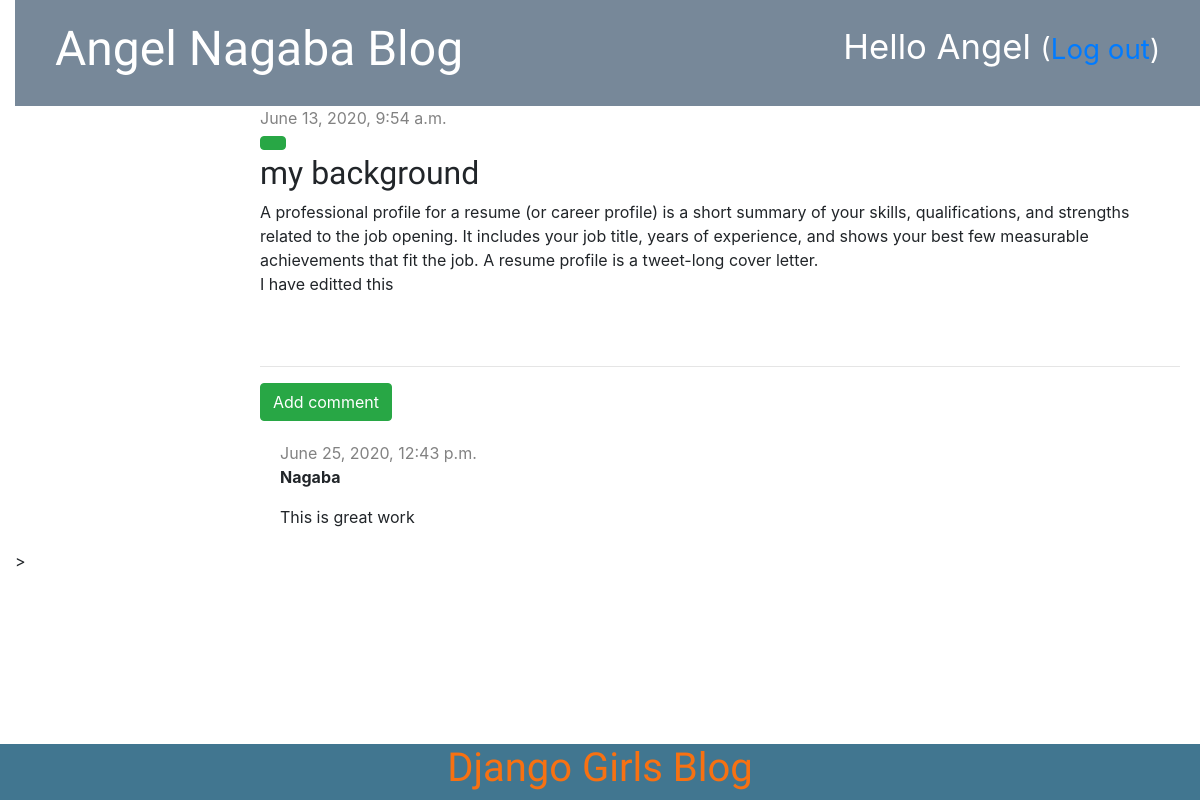
The page /post/3/ (signed in) on the database as committed earlier.
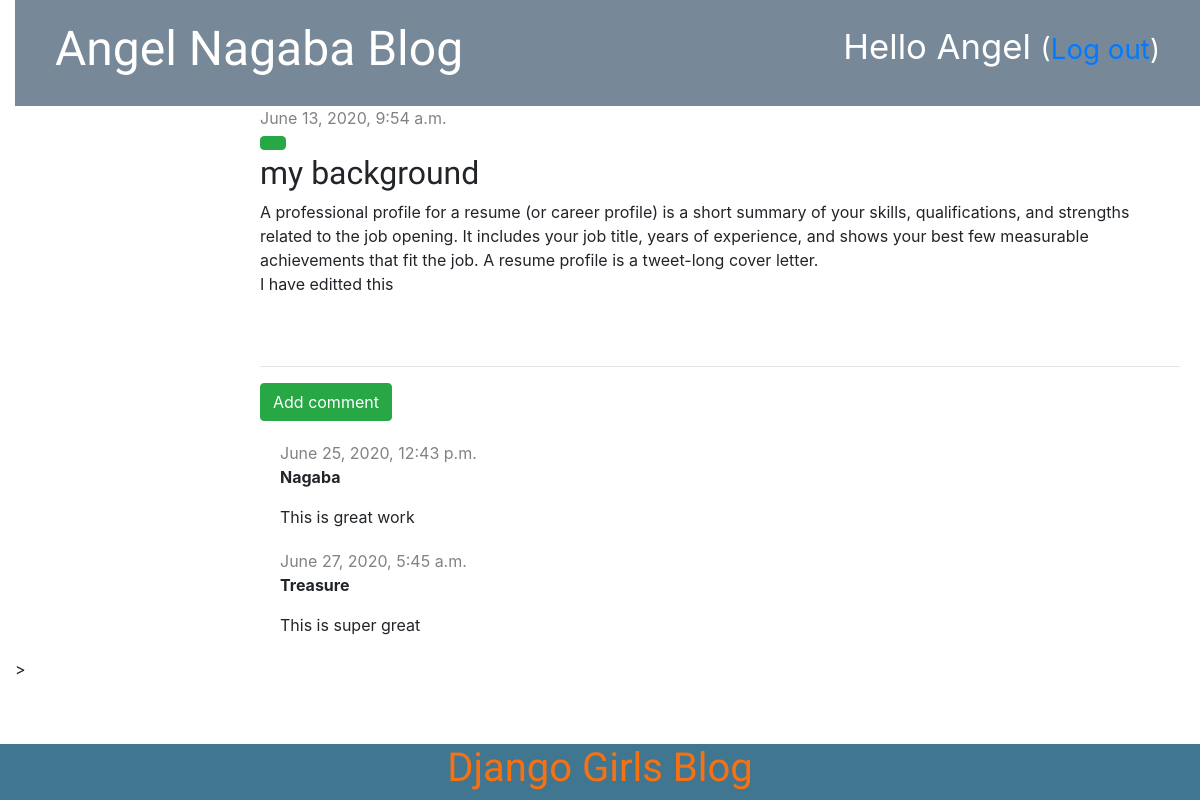
The same page on the database as committed later.
### blog/models.py (models this page shows, shortened)
class Comment(models.Model):
    post = models.ForeignKey('blog.Post', on_delete=models.CASCADE, related_name='comments')
    author = models.CharField(max_length=200)
    text = models.TextField()
    created_date = models.DateTimeField(default=timezone.now)
    approved_comment = models.BooleanField(default=False)

### blog/views.py (the view)
# urls.py: path('post/<int:pk>/', views.post_detail, name='post_detail'),
def post_detail(request, pk):
    post = get_object_or_404(Post, pk=pk)
    return render(request, 'blog/post_detail.html', {'post': post})

### blog/templates/blog/post_detail.html (shortened to what this page needs)
{% extends 'blog/base.html' %}
{% block content %}
    <div class="post">
        {% if post.published_date %}
        <div class="date">
            {{ post.published_date }}
        </div>
        {% else %}
        <a class="btn btn-success" href="{% url 'post_publish' pk=post.pk %}">Publish</a>
        {% endif %}
        <a class="btn btn-success" href="{% url 'post_edit' pk=post.pk %}"></a>
        <a class="btn btn-default" href="{% url 'post_delete' pk=post.pk %}"></a>
        <h2>{{ post.title }}</h2>
        <p>{{ post.text|linebreaksbr }}</p>
    </div>
    <hr>
        <a class="btn btn-success" href="{% url 'add_comment_to_post' pk=post.pk %}">Add comment</a>
        {% for comment in post.comments.all %}
    {% if user.is_authenticated or comment.approved_comment %}
    <div class="comment">
        <div class="date">
            {{ comment.created_date }}
            {% if not comment.approved_comment %}
                <a class="btn btn-default" href="{% url 'comment_remove' pk=comment.pk %}"></a>
                <a class="btn btn-default" href="{% url 'comment_approve' pk=comment.pk %}"></a>
            {% endif %}
        </div>
        <strong>{{ comment.author }}</strong>
        <p>{{ comment.text|linebreaks }}</p>
    </div>
    {% endif %}
{% empty %}
    <p>No comments here yet :(</p>
{% endfor %}
{% endblock %}

Rows that differ between the two databases and show on the page:
added Comment: created_date "June 27, 2020, 5:45 a.m.", approved_comment False (drawn), author "Treasure", text "This is super great"
